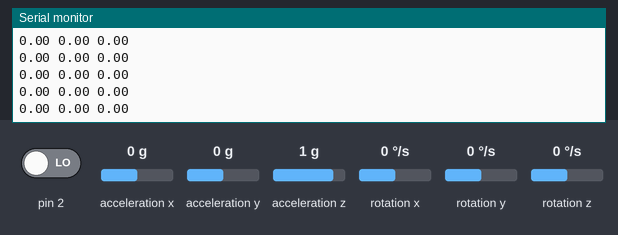
Bench run of a sketch on a simulated Arduino Uno, built with avr-gcc and run on an emulated ATmega328P. Shown: the last lines printed to the serial monitor. The inputs (shaded band) are chosen by the test bench; at power-on: acceleration x 0 g, acceleration y 0 g, acceleration z 1 g, rotation z 0 °/s, pin 2 LOW, rotation x 0 °/s, rotation y 0 °/s. The sensor or clock chip raises its interrupt line as the real part does.

Above: at 1.7 s.
1.8 s: acceleration x set to -1.4 g
At 2.3 s:
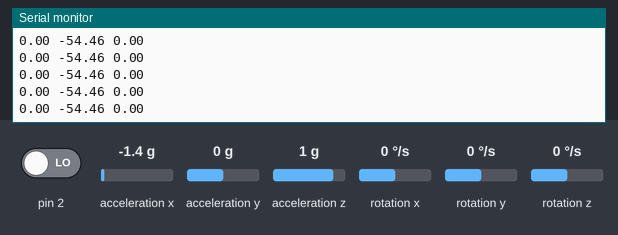
3.3 s: acceleration y set to -1.4 g
At 4.3 s:
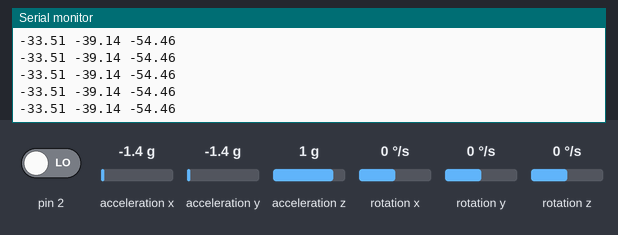
4.8 s: acceleration z set to -1.4 g
At 5.6 s:
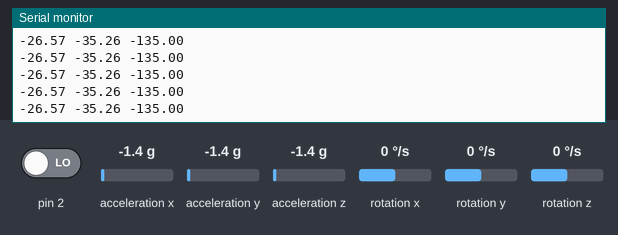
6.3 s: rotation z set to -192 °/s
At 7.1 s:
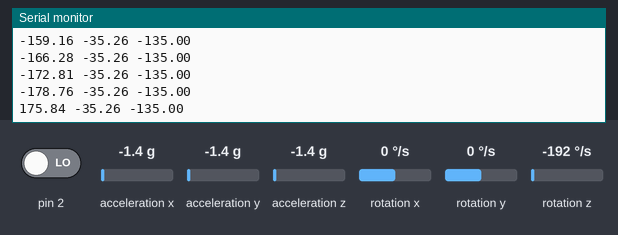
Timing chart, 0 to 8.8 s (numbered marks = the images above; inputs shaded):
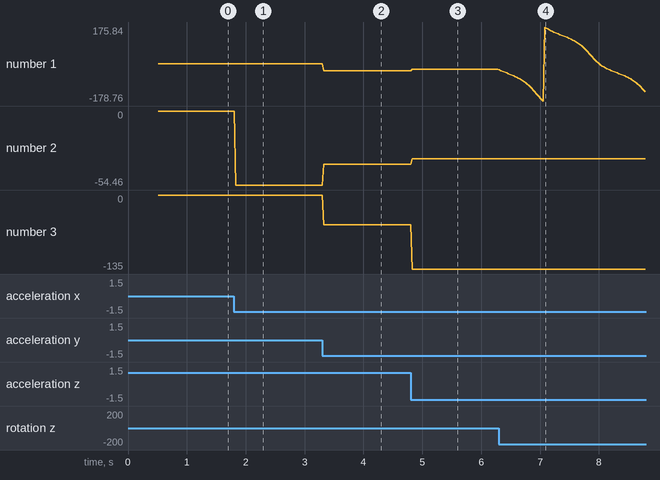

The sketch:

raw_mpu_streamer.ino
```cpp
#include <I2Cdev.h>
#include <MPU6050_6Axis_MotionApps20.h>
#include <Wire.h>

// Uncomment for debugging
//#define DEBUG_ENABLED

// Uncomment depending on what type of output is desired (quaternion, euler, yaw pitch roll)
//#define OUTPUT_QUATERNION
//#define OUTPUT_EULER
#define OUTPUT_YAWPITCHROLL

// Create MPU object
MPU6050 mpu;

// Control and status variables
bool dmpReady = false;
uint8_t mpuIntStatus;
uint8_t deviceStatus;
uint16_t packetSize;
uint16_t fifoCount;
uint8_t fifoBuffer[64];

// Create memory to store orientation and motion readings
Quaternion q;           // [w, x, y, z]         quaternion container
VectorInt16 aa;         // [x, y, z]            accel sensor measurements
VectorInt16 aaReal;     // [x, y, z]            gravity-free accel sensor measurements
VectorInt16 aaWorld;    // [x, y, z]            world-frame accel sensor measurements
VectorFloat gravity;    // [x, y, z]            gravity vector
float euler[3];         // [psi, theta, phi]    Euler angle container
float ypr[3];           // [yaw, pitch, roll]   yaw/pitch/roll container and gravity vector

volatile bool mpuInterrupt = false;
void dmpDataReady()
{
    mpuInterrupt = true;
}

void setup()
{
  // Begin I2C and Serial communications
  Wire.begin();
  Serial.begin(115200);

  // Initialize MPU
  #ifdef DEBUG_ENABLED
    Serial.println("Initializing the MPU...");
  #endif
  mpu.initialize();

  #ifdef DEBUG_ENABLED
    // Test connection
    if(mpu.testConnection())
    {
      Serial.println("MPU connected.");
    }
    else
    {
      Serial.println("Connection to MPU failed.");
    }
  #endif

  // Initialize the DMP
  deviceStatus = mpu.dmpInitialize();

  if(deviceStatus == 0)
  {
    // Everything went well
    #ifdef DEBUG_ENABLED
      Serial.println("Enabling DMP...");
    #endif
    mpu.setDMPEnabled(true);

    // Attach interrupt
    #ifdef DEBUG_ENABLED
      Serial.println("Enabling external interrupt detection...");
    #endif
    attachInterrupt(0, dmpDataReady, RISING);
    mpuIntStatus = mpu.getIntStatus();

    // Set DMP ready flag
    #ifdef DEBUG_ENABLED
      Serial.println("DMP ready. Listening for interrupt...");
    #endif
    dmpReady = true;

    // Set expected packet size
    packetSize = mpu.dmpGetFIFOPacketSize();
  }
  else
  {
    #ifdef DEBUG_ENABLED
      // Error (1 = memory load failed, 2 = DMP configuration update failed)
      Serial.print("DMP initialization failed with error code ");
      Serial.print(deviceStatus);
      Serial.println(".");
    #endif
  }
}

void loop()
{
  // Return until the DMP is ready
  if(!dmpReady) return;

  // Reset interrupt status flag
  mpuInterrupt = false;
  mpuIntStatus = mpu.getIntStatus();

  // Get FIFO count
  fifoCount = mpu.getFIFOCount();

  // Check for overflow just in case
  if((mpuIntStatus & 0x10) || fifoCount == 1024)
  {
    // Reset FIFO
    mpu.resetFIFO();
  }
  else if(mpuIntStatus & 0x02)
  {
    // Wait to fill FIFO packet
    while(fifoCount < packetSize) fifoCount = mpu.getFIFOCount();

    // Packet is ready, read it now
    mpu.getFIFOBytes(fifoBuffer, packetSize);

    // Allows for immediate reading of another available packet without an interrupt
    fifoCount -= packetSize;

    // Output data
    #ifdef OUTPUT_QUATERNION
      mpu.dmpGetQuaternion(&q, fifoBuffer);
      Serial.println(String(q.w) + " " + String(q.x) + " " + String(q.y) + " " + String(q.z));
    #endif

    #ifdef OUTPUT_EULER
      mpu.dmpGetQuaternion(&q, fifoBuffer);
      mpu.dmpGetEuler(euler, &q);
      Serial.println(String(euler[0] * 180/M_PI) + " " + String(euler[1] * 180/M_PI) + " " + String(euler[2] * 180/M_PI));
    #endif

    #ifdef OUTPUT_YAWPITCHROLL
      mpu.dmpGetQuaternion(&q, fifoBuffer);
      mpu.dmpGetGravity(&gravity, &q);
      mpu.dmpGetYawPitchRoll(ypr, &q, &gravity);
      Serial.println(String(ypr[0] * 180/M_PI) + " " + String(ypr[1] * 180/M_PI) + " " + String(ypr[2] * 180/M_PI));
    #endif

    delay(15);
  }
}
```

Measured:
- after the input at 1.8 s, the serial monitor: prints a new line at once (image 1)
- after the input at 3.3 s, the serial monitor: prints a new line at once (image 2)
- after the input at 4.8 s, the serial monitor: prints a new line at once (image 3)
- after the input at 6.3 s, the serial monitor: prints a new line at once (image 4)
- plotted number 1: 0 → -33.51 after the input at 3.3 s, -33.51 → -26.57 after the input at 4.8 s, -26.57 → -135.62 after the input at 6.3 s
- plotted number 2: 0 → -54.46 after the input at 1.8 s, -54.46 → -39.14 after the input at 3.3 s, -39.14 → -35.26 after the input at 4.8 s
- plotted number 3: -54.46 → -135 after the input at 4.8 s
